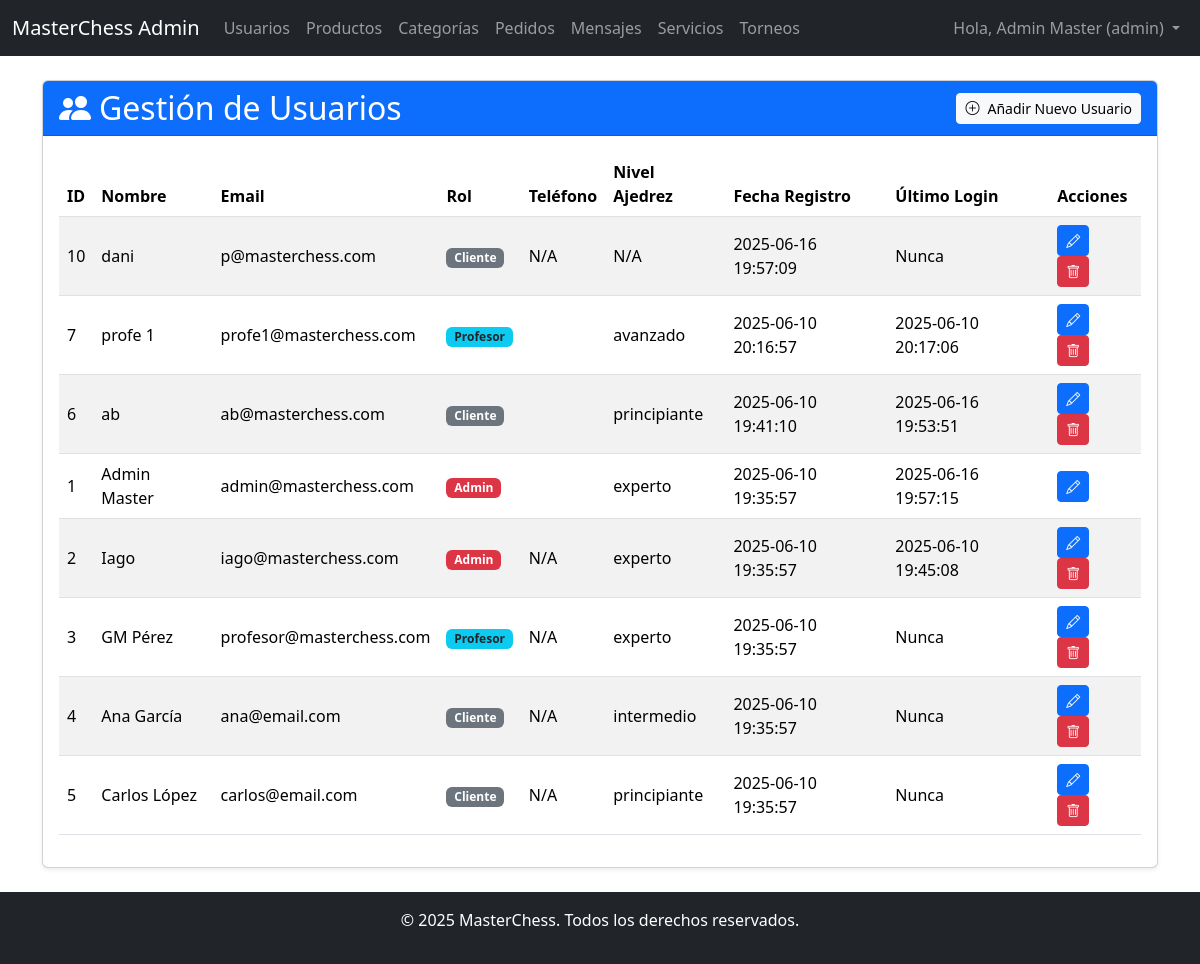
The app's page /admin/usuarios.php (signed in) with its own data.
### tables this page shows
CREATE TABLE `usuarios` (
  `id` int NOT NULL,
  `nombre` varchar(100) NOT NULL,
  `email` varchar(100) NOT NULL,
  `password` varchar(255) NOT NULL,
  `rol` enum('admin','cliente','profesor') DEFAULT 'cliente',
  `telefono` varchar(20) DEFAULT NULL,
  `nivel_ajedrez` enum('principiante','intermedio','avanzado','experto') DEFAULT NULL,
  `fecha_registro` datetime DEFAULT CURRENT_TIMESTAMP,
  `fecha_ultimo_login` datetime DEFAULT NULL,
  `token_recuperacion` varchar(255) DEFAULT NULL,
  `expiracion_token` datetime DEFAULT NULL
);

### admin/usuarios.php (the view, shortened to what this page needs)
<?php
require_once '../includes/header.php';
require_once '../config/db.php';
$usuarios = [];
try {
    $stmt = $pdo->query("SELECT id, nombre, email, rol, telefono, nivel_ajedrez, fecha_registro, fecha_ultimo_login FROM usuarios ORDER BY fecha_registro DESC");
    $usuarios = $stmt->fetchAll(PDO::FETCH_ASSOC);
} catch (PDOException $e) {
    $mensaje = "Error al cargar los usuarios: " . $e->getMessage();
    $tipo_mensaje = "danger";
}
?>
<div class="card mb-4 shadow-sm">
    <div class="card-header bg-primary text-white d-flex justify-content-between align-items-center">
        <h2 class="mb-0"><i class="bi bi-people-fill me-2"></i>Gestión de Usuarios</h2>
        <a href="usuarios_crear.php" class="btn btn-light btn-sm"><i class="bi bi-plus-circle me-2"></i>Añadir Nuevo Usuario</a>
    </div>
    <div class="card-body">
        <div class="table-responsive">
            <table class="table table-striped table-hover align-middle">
                <thead>
                    <tr>
                        <th>ID</th>
                        <th>Nombre</th>
                        <th>Email</th>
                        <th>Rol</th>
                        <th>Teléfono</th>
                        <th>Nivel Ajedrez</th>
                        <th>Fecha Registro</th>
                        <th>Último Login</th>
                        <th>Acciones</th>
                    </tr>
                </thead>
                <tbody>
                    <?php if (count($usuarios) > 0): ?>
                        <?php foreach ($usuarios as $usuario): ?>
                            <tr>
                                <td><?php echo htmlspecialchars($usuario['id']); ?></td>
                                <td><?php echo htmlspecialchars($usuario['nombre']); ?></td>
                                <td><?php echo htmlspecialchars($usuario['email']); ?></td>
                                <td><span class="badge <?php
                                    if ($usuario['rol'] == 'admin') echo 'bg-danger';
                                    elseif ($usuario['rol'] == 'profesor') echo 'bg-info text-dark';
                                    else echo 'bg-secondary';
                                ?>"><?php echo htmlspecialchars(ucfirst($usuario['rol'])); ?></span></td>
                                <td><?php echo htmlspecialchars($usuario['telefono'] ?? 'N/A'); ?></td>
                                <td><?php echo htmlspecialchars($usuario['nivel_ajedrez'] ?? 'N/A'); ?></td>
                                <td><?php echo htmlspecialchars($usuario['fecha_registro']); ?></td>
                                <td><?php echo htmlspecialchars($usuario['fecha_ultimo_login'] ?? 'Nunca'); ?></td>
                                <td>
                                    <a href="usuarios_editar.php?id=<?php echo $usuario['id']; ?>" class="btn btn-sm btn-primary me-2" title="Editar"><i class="bi bi-pencil"></i></a>
                                    <?php if ($usuario['id'] != $_SESSION['usuario_id']):  ?>
                                        <a href="usuarios.php?action=delete&id=<?php echo $usuario['id']; ?>" class="btn btn-sm btn-danger" onclick="return confirm('¿Estás seguro de que quieres eliminar este usuario? Esto puede afectar a registros relacionados como pedidos, inscripciones, etc. y se recomienda verificar las dependencias antes de eliminar.');" title="Eliminar"><i class="bi bi-trash"></i></a>
                                    <?php endif; ?>
                                </td>
                            </tr>
                        <?php endforeach; ?>
                    <?php else: ?>
                        <tr>
                            <td colspan="9" class="text-center">No hay usuarios registrados.</td>
                        </tr>
                    <?php endif; ?>
                </tbody>
            </table>
        </div>
    </div>
</div>
<?php
require_once '../includes/footer.php';
?>

### includes/header.php (shortened to what this page needs)
<!DOCTYPE html>
<html lang="es">
<head>
    <link href="https://cdn.jsdelivr.net/npm/bootstrap@5.3.3/dist/css/bootstrap.min.css" rel="stylesheet">
    <link rel="stylesheet" href="../css/style.css">
    <link rel="stylesheet" href="https://cdn.jsdelivr.net/npm/bootstrap-icons@1.11.3/font/bootstrap-icons.min.css">
</head>
<body class="d-flex flex-column min-vh-100">
    <nav class="navbar navbar-expand-lg navbar-dark bg-dark">
        <div class="container-fluid">
            <a class="navbar-brand" href="index.php">MasterChess Admin</a>
            <div class="collapse navbar-collapse" id="navbarNav">
                <ul class="navbar-nav me-auto mb-2 mb-lg-0">
                    <?php if ($_SESSION['usuario_rol'] === 'admin'): ?>
                        <li class="nav-item">
                            <a class="nav-link" href="usuarios.php">Usuarios</a>
                        </li>
                        <li class="nav-item">
                            <a class="nav-link" href="productos.php">Productos</a>
                        </li>
                        <li class="nav-item">
                            <a class="nav-link" href="categorias.php">Categorías</a>
                        </li>
                        <li class="nav-item">
                            <a class="nav-link" href="pedidos.php">Pedidos</a>
                        </li>
                        <li class="nav-item">
                            <a class="nav-link" href="mensajes_contacto.php">Mensajes</a>
                        </li>
                    <?php endif; ?>
                    <?php if ($_SESSION['usuario_rol'] === 'admin' || $_SESSION['usuario_rol'] === 'profesor'): ?>
                        <li class="nav-item">
                            <a class="nav-link" href="servicios.php">Servicios</a>
                        </li>
                        <li class="nav-item">
                            <a class="nav-link" href="torneos.php">Torneos</a>
                        </li>
                    <?php endif; ?>
                </ul>
                <ul class="navbar-nav">
                    <li class="nav-item dropdown">
                        <a class="nav-link dropdown-toggle" href="#" id="navbarDropdown" role="button" data-bs-toggle="dropdown" aria-expanded="false">
                            Hola, <?php echo htmlspecialchars($_SESSION['usuario_nombre']); ?> (<?php echo htmlspecialchars($_SESSION['usuario_rol']); ?>)
                        </a>
                    </li>
                </ul>
            </div>
        </div>
    </nav>
    <main class="flex-grow-1 container mt-4">

### includes/footer.php (shortened to what this page needs)
    </main>
    <footer class="mt-auto py-3 bg-dark text-white text-center">
        <div class="container">
            <p>&copy; <?php echo date("Y"); ?> MasterChess. Todos los derechos reservados.</p>
        </div>
    </footer>
</body>
</html>

### css/style.css (style rules this page uses)
body { padding-top: 0; padding-bottom: 0; margin: 0; }
.table-responsive { overflow-x: auto; }

### records on screen
usuarios: id "10", nombre "dani", email "p@masterchess.com", rol "Cliente", telefono "N/A", nivel_ajedrez "N/A", fecha_registro "2025-06-16 19:57:09", fecha_ultimo_login "Nunca"
usuarios: id "7", nombre "profe 1", email "profe1@masterchess.com", rol "Profesor", nivel_ajedrez "avanzado", fecha_registro "2025-06-10 20:16:57", fecha_ultimo_login "2025-06-10 20:17:06"
usuarios: id "6", nombre "ab", email "ab@masterchess.com", rol "Cliente", nivel_ajedrez "principiante", fecha_registro "2025-06-10 19:41:10", fecha_ultimo_login "2025-06-16 19:53:51"
usuarios: id "1", nombre "Admin Master", email "admin@masterchess.com", rol "Admin", nivel_ajedrez "experto", fecha_registro "2025-06-10 19:35:57", fecha_ultimo_login "2025-06-16 19:57:15"
usuarios: id "2", nombre "Iago", email "iago@masterchess.com", rol "Admin", telefono "N/A", nivel_ajedrez "experto", fecha_registro "2025-06-10 19:35:57", fecha_ultimo_login "2025-06-10 19:45:08"
usuarios: id "3", nombre "GM Pérez", email "profesor@masterchess.com", rol "Profesor", telefono "N/A", nivel_ajedrez "experto", fecha_registro "2025-06-10 19:35:57", fecha_ultimo_login "Nunca"
usuarios: id "4", nombre "Ana García", email "ana@email.com", rol "Cliente", telefono "N/A", nivel_ajedrez "intermedio", fecha_registro "2025-06-10 19:35:57", fecha_ultimo_login "Nunca"
usuarios: id "5", nombre "Carlos López", email "carlos@email.com", rol "Cliente", telefono "N/A", nivel_ajedrez "principiante", fecha_registro "2025-06-10 19:35:57", fecha_ultimo_login "Nunca"

### other values on screen
$_SESSION['usuario_nombre'] "Admin Master"
$_SESSION['usuario_rol'] "admin"
